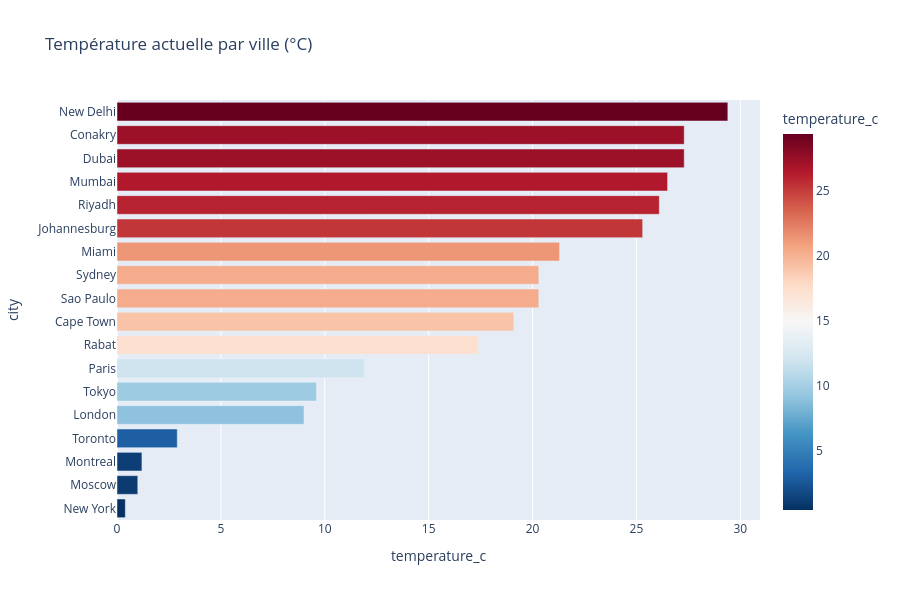

This figure's notebook cell:
### Code cell
# Graphique température par ville
fig = px.bar(
    current.sort_values('temperature_c'),
    x='temperature_c', y='city', orientation='h',
    color='temperature_c', color_continuous_scale='RdBu_r',
    title='Température actuelle par ville (°C)', height=600
)
fig.show()

### Figure 1 — Plotly figure (JSON) as saved in the notebook; plotly's stock layout.template omitted (floating-point values rounded to 4 significant figures)
{"data": [{"alignmentgroup": "True", "hovertemplate": "temperature_c=%{marker.color}<br>city=%{y}<extra></extra>", "legendgroup": "", "marker": {"color": [0.4, 1, 1.2, 2.9, 9, 9.6, 11.9, 17.4, 19.1, 20.3, 20.3, 21.3, 25.3, 26.1, 26.5, 27.3, 27.3, 29.4], "coloraxis": "coloraxis", "pattern": {"shape": ""}}, "name": "", "offsetgroup": "", "orientation": "h", "showlegend": false, "textposition": "auto", "type": "bar", "x": [0.4, 1, 1.2, 2.9, 9, 9.6, 11.9, 17.4, 19.1, 20.3, 20.3, 21.3, 25.3, 26.1, 26.5, 27.3, 27.3, 29.4], "xaxis": "x", "y": ["New York", "Moscow", "Montreal", "Toronto", "London", "Tokyo", "Paris", "Rabat", "Cape Town", "Sao Paulo", "Sydney", "Miami", "Johannesburg", "Riyadh", "Mumbai", "Dubai", "Conakry", "New Delhi"], "yaxis": "y"}], "layout": {"barmode": "relative", "coloraxis": {"colorbar": {"title": {"text": "temperature_c"}}, "colorscale": [[0, "rgb(5,48,97)"], [0.1, "rgb(33,102,172)"], [0.2, "rgb(67,147,195)"], [0.3, "rgb(146,197,222)"], [0.4, "rgb(209,229,240)"], [0.5, "rgb(247,247,247)"], [0.6, "rgb(253,219,199)"], [0.7, "rgb(244,165,130)"], [0.8, "rgb(214,96,77)"], [0.9, "rgb(178,24,43)"], [1, "rgb(103,0,31)"]]}, "height": 600, "legend": {"tracegroupgap": 0}, "title": {"text": "Température actuelle par ville (°C)"}, "xaxis": {"anchor": "y", "domain": [0, 1], "title": {"text": "temperature_c"}}, "yaxis": {"anchor": "x", "domain": [0, 1], "title": {"text": "city"}}}}
